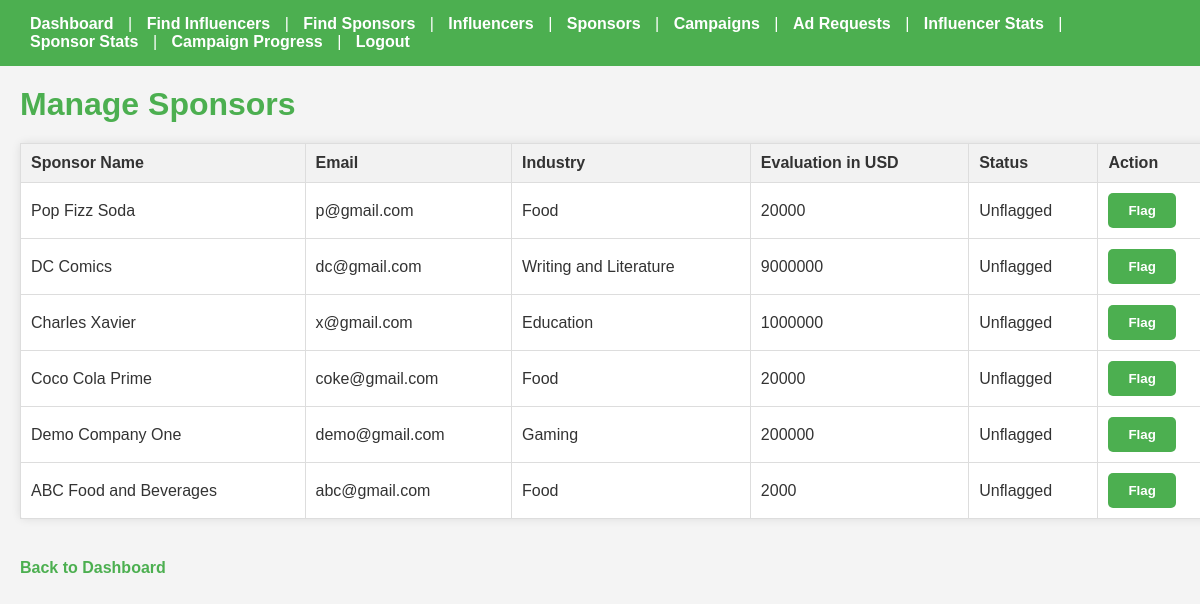
The page /admin_spon on the database its author committed.
### backend/models.py (models this page shows)
class spon_info(db.Model):
    __tablename__="spon_info"
    spon_id=db.Column(db.Integer, primary_key=True)
    spon_type=db.Column(db.String, nullable=False)
    email=db.Column(db.String, nullable=False)
    spon_full_name=db.Column(db.String, nullable=False)
    spon_user_name=db.Column(db.String, unique=True, nullable=False)
    industry=db.Column(db.String, nullable=False)
    evaluation=db.Column(db.Integer, nullable=False)
    spon_password=db.Column(db.String, nullable=False)
    spon_flag_status=db.Column(db.String, default="Unflagged")
    campaigns=db.relationship('campaign', backref='sponsor', lazy=True)

### backend/controllers.py (the view, shortened to what this page needs)
@app.route("/admin_spon", methods=['GET', 'POST'])
def admin_spon():
    sponsors = spon_info.query.all()
    return render_template("admin_spon.html", sponsors=sponsors)

### templates/admin_spon.html (shortened to what this page needs)
<!DOCTYPE html>
<html lang="en">
<head>
</head>
<body>
    <div class="navbar">
        <a href="/admin_dashboard">Dashboard</a> |
        <a href="/admin_find_inf">Find Influencers</a> |
        <a href="/admin_find_spon">Find Sponsors</a> |
        <a href="/admin_inf">Influencers</a> |
        <a href="/admin_spon">Sponsors</a> |
        <a href="/admin_camp">Campaigns</a> |
        <a href="/admin_req">Ad Requests</a> |
        <a href="/admin_inf_stats">Influencer Stats</a> |
        <a href="/admin_spon_stats">Sponsor Stats</a> |
        <a href="/admin_prog">Campaign Progress</a> |
        <a href="/">Logout</a>
    </div>
    <div class="container">
        <h1>Manage Sponsors</h1>
        {% if sponsors %}
            <table>
                <thead>
                    <tr>
                        <th>Sponsor Name</th>
                        <th>Email</th>
                        <th>Industry</th>
                        <th>Evaluation in USD</th>
                        <th>Status</th>
                        <th>Action</th>
                    </tr>
                </thead>
                <tbody>
                    {% for sponsor in sponsors %}
                    <tr>
                        <td>{{ sponsor.spon_full_name }}</td>
                        <td>{{ sponsor.email }}</td>
                        <td>{{ sponsor.industry }}</td>
                        <td>{{ sponsor.evaluation }}</td>
                        <td>{{ sponsor.spon_flag_status }}</td>
                        <td>
                            <form method="POST" action="/admin_spon">
                                {% if sponsor.spon_flag_status == 'Unflagged' %}
                                    <button type="submit" name="action" value="flag">Flag</button>
                                {% else %}
                                    <button type="submit" name="action" value="unflag">Unflag</button>
                                {% endif %}
                            </form>
                        </td>
                    </tr>
                    {% endfor %}
                </tbody>
            </table>
        {% else %}
            <p>No sponsors found.</p>
        {% endif %}
        <a href="{{ url_for('admin_dashboard') }}">Back to Dashboard</a>
    </div>
</body>
</html>

### templates/admin_spon.html (style rules this page uses)
body { font-family: Arial, sans-serif; background-color: #f4f4f4; color: #333; margin: 0; padding: 0; }
h1 { color: #4CAF50; margin: 20px; }
.navbar { background-color: #4CAF50; padding: 15px 20px; color: #fff; }
.navbar a { color: #fff; text-decoration: none; font-weight: bold; margin: 0 10px; }
table { width: 100%; border-collapse: collapse; margin: 20px; background-color: #fff; border-radius: 5px; box-shadow: 0 0 10px rgba(0,0,0,0.1); }
table, th, td { border: 1px solid #ddd; }
th, td { padding: 10px; text-align: left; }
th { background-color: #f2f2f2; }
form { display: inline; }
button { background-color: #4CAF50; color: #fff; padding: 10px 20px; border: none; border-radius: 5px; cursor: pointer; font-weight: bold; }
a { color: #4CAF50; text-decoration: none; font-weight: bold; margin: 20px; display: inline-block; }

### rows shown on the page
spon_info: spon_full_name "Pop Fizz Soda", email "p@gmail.com", industry "Food", evaluation "20000", spon_flag_status "Unflagged", shows "Flag"
spon_info: spon_full_name "DC Comics", email "dc@gmail.com", industry "Writing and Literature", evaluation "9000000", spon_flag_status "Unflagged", shows "Flag"
spon_info: spon_full_name "Charles Xavier", email "x@gmail.com", industry "Education", evaluation "1000000", spon_flag_status "Unflagged", shows "Flag"
spon_info: spon_full_name "Coco Cola Prime", email "coke@gmail.com", industry "Food", evaluation "20000", spon_flag_status "Unflagged", shows "Flag"
spon_info: spon_full_name "Demo Company One", email "demo@gmail.com", industry "Gaming", evaluation "200000", spon_flag_status "Unflagged", shows "Flag"
spon_info: spon_full_name "ABC Food and Beverages", email "abc@gmail.com", industry "Food", evaluation "2000", spon_flag_status "Unflagged", shows "Flag"
